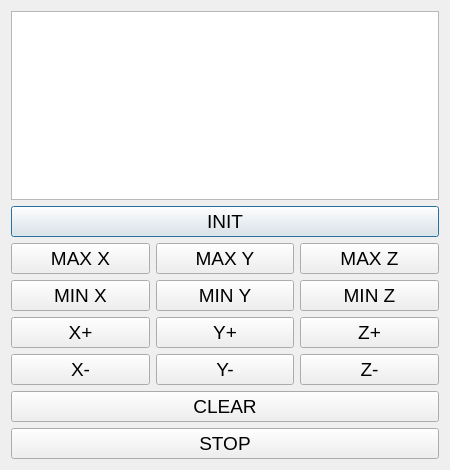
<?xml version="1.0" encoding="UTF-8"?>
<ui version="4.0">
 <class>Dialog</class>
 <widget class="QDialog" name="Dialog">
  <property name="geometry">
   <rect>
    <x>0</x>
    <y>0</y>
    <width>450</width>
    <height>470</height>
   </rect>
  </property>
  <property name="minimumSize">
   <size>
    <width>450</width>
    <height>470</height>
   </size>
  </property>
  <property name="maximumSize">
   <size>
    <width>450</width>
    <height>470</height>
   </size>
  </property>
  <property name="font">
   <font>
    <family>Arial</family>
    <pointsize>14</pointsize>
   </font>
  </property>
  <property name="windowTitle">
   <string>Arduino CNC</string>
  </property>
  <layout class="QVBoxLayout" name="verticalLayout">
   <item>
    <widget class="QTextBrowser" name="textBrowser"/>
   </item>
   <item>
    <widget class="QPushButton" name="init_p">
     <property name="text">
      <string>INIT</string>
     </property>
    </widget>
   </item>
   <item>
    <layout class="QGridLayout" name="gridLayout_2">
     <item row="0" column="0">
      <widget class="QPushButton" name="set_max_x">
       <property name="text">
        <string>MAX X</string>
       </property>
      </widget>
     </item>
     <item row="1" column="0">
      <widget class="QPushButton" name="set_min_x">
       <property name="text">
        <string>MIN X</string>
       </property>
      </widget>
     </item>
     <item row="1" column="1">
      <widget class="QPushButton" name="set_min_y">
       <property name="text">
        <string>MIN Y</string>
       </property>
      </widget>
     </item>
     <item row="0" column="1">
      <widget class="QPushButton" name="set_max_y">
       <property name="text">
        <string>MAX Y</string>
       </property>
      </widget>
     </item>
     <item row="0" column="2">
      <widget class="QPushButton" name="set_max_z">
       <property name="text">
        <string>MAX Z</string>
       </property>
      </widget>
     </item>
     <item row="1" column="2">
      <widget class="QPushButton" name="set_min_z">
       <property name="text">
        <string>MIN Z</string>
       </property>
      </widget>
     </item>
    </layout>
   </item>
   <item>
    <layout class="QGridLayout" name="gridLayout">
     <item row="0" column="2">
      <widget class="QPushButton" name="z_right">
       <property name="text">
        <string>Z+</string>
       </property>
      </widget>
     </item>
     <item row="0" column="1">
      <widget class="QPushButton" name="y_right">
       <property name="text">
        <string>Y+</string>
       </property>
      </widget>
     </item>
     <item row="1" column="0">
      <widget class="QPushButton" name="x_left">
       <property name="text">
        <string>X-</string>
       </property>
      </widget>
     </item>
     <item row="0" column="0">
      <widget class="QPushButton" name="x_right">
       <property name="text">
        <string>X+</string>
       </property>
      </widget>
     </item>
     <item row="1" column="2">
      <widget class="QPushButton" name="z_left">
       <property name="text">
        <string>Z-</string>
       </property>
      </widget>
     </item>
     <item row="1" column="1">
      <widget class="QPushButton" name="y_left">
       <property name="text">
        <string>Y-</string>
       </property>
      </widget>
     </item>
    </layout>
   </item>
   <item>
    <widget class="QPushButton" name="clear_b">
     <property name="text">
      <string>CLEAR</string>
     </property>
    </widget>
   </item>
   <item>
    <widget class="QPushButton" name="stop_b">
     <property name="text">
      <string>STOP</string>
     </property>
    </widget>
   </item>
  </layout>
 </widget>
 <resources/>
 <connections/>
</ui>
